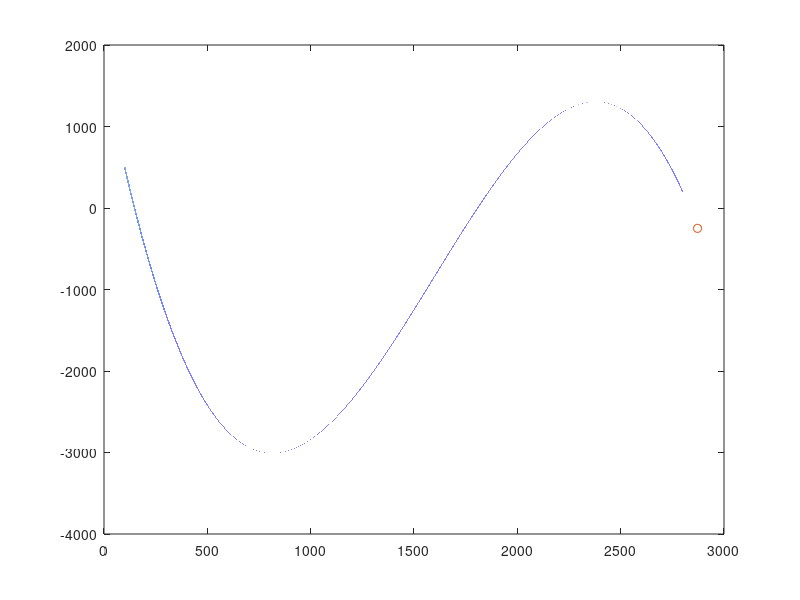

Here is the MATLAB script that generated this plot:
x = 100:.01:2800;
y = -0.000002249*x.^3+0.010770716*x.^2-13.061982421*x+1700.740063337;
px = 100;
py = 500;
for i=1:100
    %figure(100); %This is so it will replot over the previous figure, and not make a new one.
    ph = plot(x,y,px, py,'o');
    pause(0.1);
    px = px+2800/100;
    py = -0.000002249*px^3+0.010770716*px^2-13.061982421*px+1700.740063337;
end